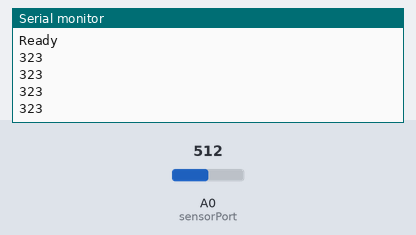
Recording of a sketch running on a simulated Arduino Uno, built with avr-gcc and run on an emulated ATmega328P. Parts: the last lines printed to the serial monitor. The test bench sets the inputs (shaded band); at power-on: A0 (sensorPort) = 512.

Above: at 3.2 s.
3.3 s: A0 (sensorPort) set to 716
At 3.71 s:
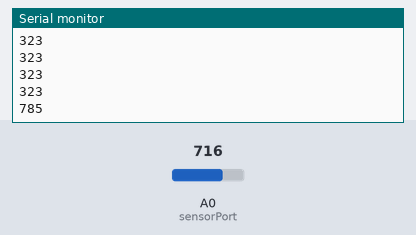
4.8 s: A0 (sensorPort) set to 900
At 4.91 s:
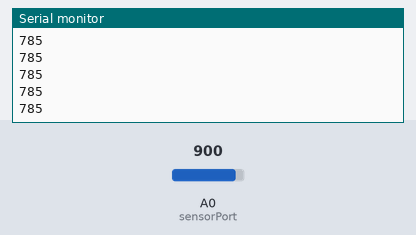
Timing chart, 0 to 7.8 s (numbered marks = the images above; inputs shaded):
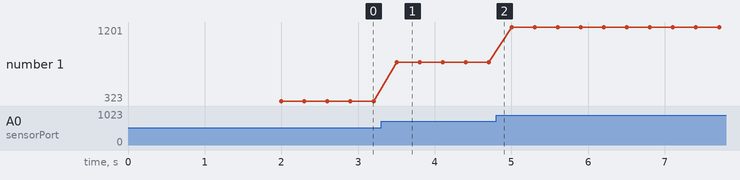

Measured:
- after the input at 3.3 s, the serial monitor: prints a new line after 0.20 s (image 1)
- plotted number 1: 323 → 785 after the input at 3.3 s, 785 → 1201 after the input at 4.8 s

The sketch:

Pressure_SensorBasic1.ino
```cpp
int sensorPort = A0;
double sensorVal = 0;
double kPa = 0;
double height = 0;

/*
 * Pa = (rho*g*h) + P0
 * Pa = (N/m^2) = (kg/m^3)(m/s^2)(m)
 * N = (kg)(m)/(s^2)
 */


void setup() {
  Serial.begin(115200); //Open serial port
  Serial.println("Initializing sensor...");
  delay(2000);
  Serial.println("Ready");
}

void loop() {
  sensorVal = analogRead(sensorPort);
  kPa = (sensorVal*(0.00488)/(0.022) + 20);
  height = 1000*((kPa-101.85)/(9800));
  //Serial.print("Raw/kPa/height \t");
  //Serial.println(sensorVal);
  //Serial.println(kPa);
  Serial.println((int)(height*100));
  delay(300);
}
```
